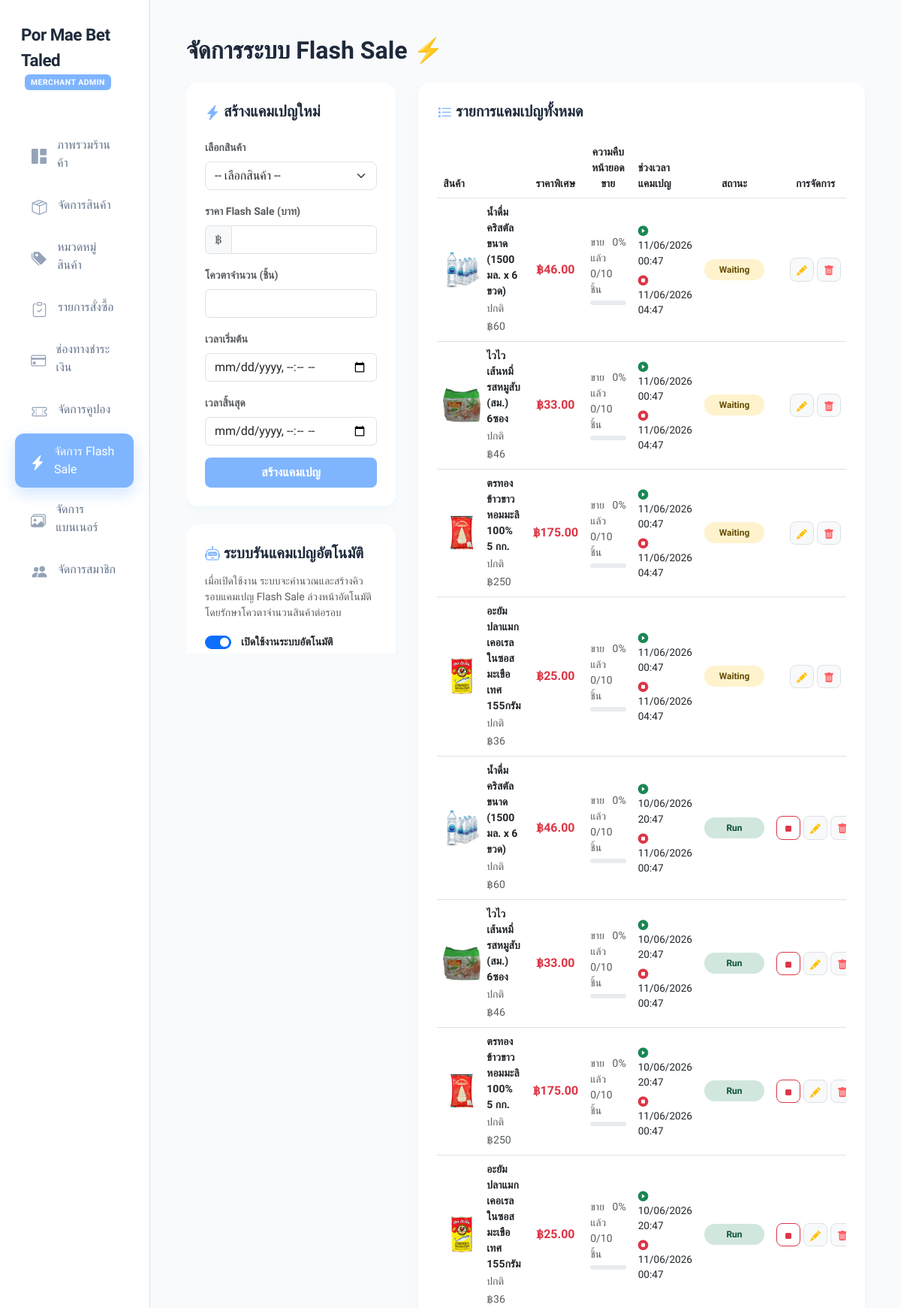
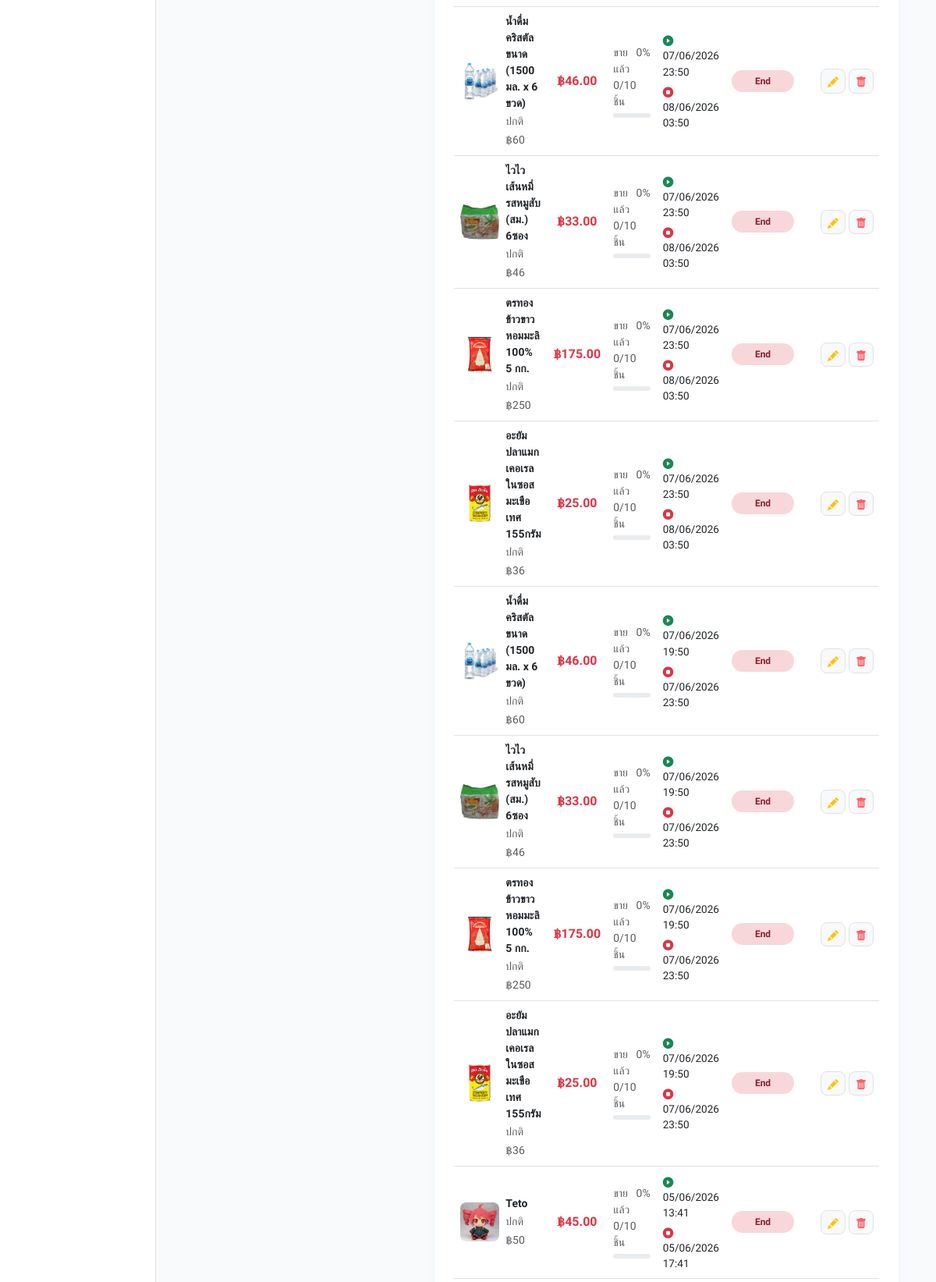
Screenshot of /admin_flash_sale.php (signed in, upper part) with the database file from the repository (2 pictures, top to bottom).
### tables this page shows
CREATE TABLE `shop_settings` (
  `id` int(11) NOT NULL,
  `shop_name` varchar(255) NOT NULL,
  `address` text NOT NULL,
  `phone` varchar(50) DEFAULT NULL,
  `shop_email` varchar(255) DEFAULT NULL,
  `print_remark` text DEFAULT NULL,
  `shop_icon` varchar(255) DEFAULT 'default_icon.png',
  `smtp_host` varchar(100) DEFAULT 'smtp.gmail.com',
  `smtp_port` int(11) DEFAULT 587,
  `smtp_user` varchar(100) DEFAULT NULL,
  `smtp_pass` varchar(100) DEFAULT NULL,
  `smtp_secure` varchar(10) DEFAULT 'tls',
  `auto_flash_sale` int(11) DEFAULT 0,
  `auto_flash_discount` int(11) DEFAULT 20,
  `auto_flash_duration` int(11) DEFAULT 2,
  `welcome_promo_enabled` int(11) DEFAULT 1,
  `welcome_promo_coupon` varchar(50) DEFAULT NULL,
  `shipping_fee_fixed` decimal(10,2) DEFAULT 40.00,
  `shipping_free_threshold` decimal(10,2) DEFAULT 350.00,
  `points_earn_rate` int(11) NOT NULL DEFAULT 100,
  `points_spend_rate` int(11) NOT NULL DEFAULT 1,
  `line_notify_token` varchar(255) DEFAULT NULL,
  `openai_api_key` varchar(255) DEFAULT NULL,
  `slip_ai_provider` varchar(50) DEFAULT 'none',
  `gemini_api_key` varchar(255) DEFAULT NULL,
  `claude_api_key` varchar(255) DEFAULT NULL,
  `discord_webhook_url` text DEFAULT NULL,
  `telegram_bot_token` varchar(255) DEFAULT NULL,
  `telegram_chat_id` varchar(100) DEFAULT NULL,
  `slack_webhook_url` text DEFAULT NULL,
  `custom_webhook_url` text DEFAULT NULL,
  `notification_sound` varchar(50) DEFAULT 'chime',
  `auto_flash_type` varchar(20) DEFAULT 'static',
  `auto_flash_min_discount` int(11) DEFAULT 10,
  `auto_flash_max_discount` int(11) DEFAULT 50,
  `auto_flash_selection_rule` varchar(30) DEFAULT 'random',
  `auto_flash_count` int(11) DEFAULT 3,
  `auto_flash_stock` int(11) DEFAULT 10,
  `facebook_url` varchar(255) DEFAULT '#',
  `line_url` varchar(255) DEFAULT '#',
  `instagram_url` varchar(255) DEFAULT '#',
  `line_channel_access_token` varchar(255) DEFAULT NULL,
  `line_user_id` varchar(100) DEFAULT NULL
);

CREATE TABLE `flash_sales` (
  `id` int(11) NOT NULL,
  `product_id` int(11) NOT NULL,
  `flash_price` decimal(10,2) NOT NULL,
  `flash_stock` int(11) NOT NULL,
  `flash_sold` int(11) DEFAULT 0,
  `start_time` datetime NOT NULL,
  `end_time` datetime NOT NULL,
  `created_at` timestamp NOT NULL DEFAULT current_timestamp()
);

CREATE TABLE `products` (
  `id` int(11) NOT NULL,
  `category_id` int(11) DEFAULT NULL,
  `name` varchar(255) NOT NULL,
  `price` decimal(10,2) NOT NULL,
  `description` text DEFAULT NULL,
  `image` varchar(255) DEFAULT NULL,
  `stock` int(11) DEFAULT 100,
  `options` text DEFAULT NULL
);

### db.php (called while the page is built, shortened)
<?php
function get_csrf_token() {
    return $_SESSION['csrf_token'] ?? '';
}
?>

### admin_flash_sale.php (the view, shortened to what this page needs)
<?php
include 'db.php';
$edit_data = null;
$settings_res = mysqli_query($conn, "SELECT auto_flash_sale, auto_flash_discount, auto_flash_duration, auto_flash_type, auto_flash_min_discount, auto_flash_max_discount, auto_flash_selection_rule, auto_flash_count, auto_flash_stock FROM shop_settings WHERE id = 1");
$shop_s = mysqli_fetch_assoc($settings_res);
$campaigns = [];
$sql_c = "SELECT fs.*, p.name as product_name, p.image as product_image, p.price as original_price
          FROM flash_sales fs
          JOIN products p ON fs.product_id = p.id
          ORDER BY fs.id DESC";
$c_res = mysqli_query($conn, $sql_c);
while ($c = mysqli_fetch_assoc($c_res)) {
    $campaigns[] = $c;
}
?>
<!DOCTYPE html>
<html lang="th">
<head>
    <link href="https://cdn.jsdelivr.net/npm/bootstrap@5.3.0/dist/css/bootstrap.min.css" rel="stylesheet">
    <link rel="stylesheet" href="https://cdn.jsdelivr.net/npm/bootstrap-icons@1.11.1/font/bootstrap-icons.css">
</head>
<body>
<div class="container-fluid">
    <div class="row">
        <div class="col-md-2 p-0 border-end bg-white">
            <div class="collapse d-md-block" id="sidebarMenu">
                <div style="min-height: 100vh;">
                    <?php include 'admin_sidebar.php'; ?>
                </div>
            </div>
        </div>
        <div class="col-md-10 p-4 p-md-5">
            <h2 class="fw-bold mb-4">จัดการระบบ Flash Sale <span class="text-blue">⚡</span></h2>
            <div class="row">
                <div class="col-xl-4 mb-4">
                    <div class="sticky-column-wrapper">
                        <div class="card-modern p-4">
                            <h5 class="fw-bold mb-4" id="form-title">
                                <?php if ($edit_data): ?>
                                    <i class="bi bi-pencil-square text-warning"></i> แก้ไขแคมเปญ Flash Sale
                                <?php else: ?>
                                    <i class="bi bi-lightning-charge-fill text-blue"></i> สร้างแคมเปญใหม่
                                <?php endif; ?>
                            </h5>
                            <form id="campaign-form" method="POST" action="admin_flash_sale.php" onsubmit="submitCampaignForm(event)">
                                <div class="mb-3">
                                    <label class="form-label fw-semibold small text-muted">เลือกสินค้า</label>
                                    <select class="form-select rounded-3" name="product_id" required>
                                        <option value="">-- เลือกสินค้า --</option>
                                    </select>
                                </div>
                                <div class="mb-3">
                                    <label class="form-label fw-semibold small text-muted">ราคา Flash Sale (บาท)</label>
                                    <div class="input-group">
                                        <span class="input-group-text bg-light text-muted">฿</span>
                                        <input type="number" step="0.01" class="form-control" name="flash_price" value="<?= $edit_data ? $edit_data['flash_price'] : '' ?>" required min="0">
                                    </div>
                                </div>
                                <div class="mb-3">
                                    <label class="form-label fw-semibold small text-muted">โควตาจำนวน (ชิ้น)</label>
                                    <input type="number" class="form-control" name="flash_stock" value="<?= $edit_data ? $edit_data['flash_stock'] : '' ?>" required min="1">
                                </div>
                                <div class="mb-3">
                                    <label class="form-label fw-semibold small text-muted">เวลาเริ่มต้น</label>
                                    <input type="datetime-local" class="form-control" name="start_time" value="<?= $edit_data ? date('Y-m-d\TH:i', strtotime($edit_data['start_time'])) : '' ?>" required>
                                </div>
                                <div class="mb-3">
                                    <label class="form-label fw-semibold small text-muted">เวลาสิ้นสุด</label>
                                    <input type="datetime-local" class="form-control" name="end_time" value="<?= $edit_data ? date('Y-m-d\TH:i', strtotime($edit_data['end_time'])) : '' ?>" required>
                                </div>
                                <?php if ($edit_data): ?>
                                    <button type="submit" name="update" id="submit-btn" class="btn btn-warning w-100 rounded-3 py-2 text-white fw-bold">อัปเดตข้อมูล</button>
                                    <button type="button" id="cancel-edit-btn" class="btn btn-outline-secondary w-100 rounded-3 py-2 mt-2" onclick="exitEditMode()">ยกเลิกแก้ไข</button>
                                <?php else: ?>
                                    <button type="submit" name="add" id="submit-btn" class="btn btn-blue w-100 rounded-3 py-2 fw-bold">สร้างแคมเปญ</button>
                                <?php endif; ?>
                            </form>
                        </div>
                        <div class="card-modern p-4 mt-4">
                            <h5 class="fw-bold mb-3"><i class="bi bi-robot text-blue"></i> ระบบรันแคมเปญอัตโนมัติ</h5>
                            <p class="text-muted small mb-3">เมื่อเปิดใช้งาน ระบบจะคำนวณและสร้างคิวรอบแคมเปญ Flash Sale ล่วงหน้าอัตโนมัติ โดยรักษาโควตาจำนวนสินค้าต่อรอบ</p>
                            <form id="settings-form" method="POST" action="admin_flash_sale.php" onsubmit="submitSettingsForm(event)">
                                <div class="form-check form-switch mb-3">
                                    <input class="form-check-input" type="checkbox" name="auto_flash_sale" id="autoFlashCheck" value="1" <?= (isset($shop_s['auto_flash_sale']) && $shop_s['auto_flash_sale'] == 1) ? 'checked' : '' ?> style="cursor: pointer; width: 2.2em; height: 1.1em;">
                                    <label class="form-check-label fw-bold text-dark small ms-2" for="autoFlashCheck" style="cursor: pointer;">เปิดใช้งานระบบอัตโนมัติ</label>
                                </div>
                            </form>
                        </div>
                    </div>
                </div>
                <div class="col-xl-8">
                    <div class="card-modern p-4">
                        <h5 class="fw-bold mb-4"><i class="bi bi-list-stars text-blue"></i> รายการแคมเปญทั้งหมด</h5>
                        <div class="table-responsive d-none d-md-block">
                            <table class="table table-hover align-middle">
                                <thead>
                                    <tr class="text-muted small">
                                        <th>สินค้า</th>
                                        <th class="text-center">ราคาพิเศษ</th>
                                        <th class="text-center">ความคืบหน้ายอดขาย</th>
                                        <th>ช่วงเวลาแคมเปญ</th>
                                        <th class="text-center">สถานะ</th>
                                        <th class="text-center">การจัดการ</th>
                                    </tr>
                                </thead>
                                <tbody id="campaigns-tbody">
                                    <?php if (empty($campaigns)): ?>
                                        <tr id="no-campaigns-placeholder">
                                            <td colspan="6" class="text-center py-4 text-muted">ไม่พบข้อมูลแคมเปญ Flash Sale</td>
                                        </tr>
                                    <?php else: ?>
                                        <?php foreach ($campaigns as $camp):
                                            $now = time();
                                            $start = strtotime($camp['start_time']);
                                            $end = strtotime($camp['end_time']);
                                            $status_text = "";
                                            $status_class = "";
                                            $is_active = false;
                                            if ($now < $start) {
                                                $status_text = "Waiting";
                                                $status_class = "badge-scheduled";
                                            } elseif ($now > $end) {
                                                $status_text = "End";
                                                $status_class = "badge-expired";
                                            } elseif ($camp['flash_sold'] >= $camp['flash_stock']) {
                                                $status_text = "Sold Out";
                                                $status_class = "badge-expired";
                                            } else {
                                                $status_text = "Run";
                                                $status_class = "badge-active";
                                                $is_active = true;
                                            }
                                            $pct = $camp['flash_stock'] > 0 ? ($camp['flash_sold'] / $camp['flash_stock']) * 100 : 0;
                                        ?>
                                            <tr id="campaign-row-<?= $camp['id'] ?>" class="campaign-row">
                                                <td>
                                                    <div class="d-flex align-items-center gap-2">
                                                        <img src="<?= htmlspecialchars($camp['product_image']) ?>" class="product-thumbnail">
                                                        <div>
                                                            <div class="fw-bold text-dark small"><?= htmlspecialchars($camp['product_name']) ?></div>
                                                            <small class="text-muted">ปกติ ฿<?= number_format($camp['original_price']) ?></small>
                                                        </div>
                                                    </div>
                                                </td>
                                                <td class="text-center">
                                                    <strong class="text-danger">฿<?= number_format($camp['flash_price'], 2) ?></strong>
                                                </td>
                                                <td>
                                                    <div class="small text-muted mb-1 d-flex justify-content-between">
                                                        <span>ขายแล้ว <?= $camp['flash_sold'] ?>/<?= $camp['flash_stock'] ?> ชิ้น</span>
                                                        <span><?= round($pct) ?>%</span>
                                                    </div>
                                                    <div class="progress" style="height: 6px;">
                                                    </div>
                                                </td>
                                                <td style="font-size: 0.85rem;">
                                                    <div><i class="bi bi-play-circle-fill text-success me-1"></i><?= date('d/m/Y H:i', $start) ?></div>
                                                    <div class="mt-1"><i class="bi bi-stop-circle-fill text-danger me-1"></i><?= date('d/m/Y H:i', $end) ?></div>
                                                </td>
                                                <td class="text-center">
                                                    <span class="flash-badge <?= $status_class ?>"><?= $status_text ?></span>
                                                </td>
                                                <td class="text-center">
                                                    <div class="d-flex justify-content-center gap-1">
                                                        <?php if ($is_active): ?>
                                                            <button onclick="cancelCampaign(<?= $camp['id'] ?>, '<?= get_csrf_token() ?>')" class="btn btn-outline-danger btn-sm rounded-3 px-2 cancel-btn" title="จบแคมเปญทันที">
                                                                <i class="bi bi-stop-fill"></i>
                                                            </button>
                                                        <?php endif; ?>
                                                        <button onclick="loadEditCampaign(<?= $camp['id'] ?>)" class="btn btn-light btn-sm rounded-3 text-warning border" title="แก้ไข">
                                                            <i class="bi bi-pencil-fill"></i>
                                                        </button>
                                                        <button onclick="deleteCampaign(<?= $camp['id'] ?>, '<?= get_csrf_token() ?>')" class="btn btn-light btn-sm rounded-3 text-danger border" title="ลบ">
                                                            <i class="bi bi-trash-fill"></i>
                                                        </button>
                                                    </div>
                                                </td>
                                            </tr>
                                        <?php endforeach; ?>
                                    <?php endif; ?>
                                </tbody>
                            </table>
                        </div>
                    </div>
                </div>
            </div>
        </div>
    </div>
</div>
</body>
</html>

### rows the page displays
shop_settings: auto_flash_sale "☑"
flash_sales: product.image (picture), product.name "น้ำดื่มคริสตัลขนาด (1500 มล. x 6 ขวด)", product.price "60", flash_price "46.00", flash_sold "0", flash_stock "10", start_time "11/06/2026 00:47", end_time "11/06/2026 04:47", start_time "Waiting"
flash_sales: product.image (picture), product.name "ไวไว เส้นหมี่รสหมูสับ (สม.) 6ซอง", product.price "46", flash_price "33.00", flash_sold "0", flash_stock "10", start_time "11/06/2026 00:47", end_time "11/06/2026 04:47", start_time "Waiting"
flash_sales: product.image (picture), product.name "ตรทอง ข้าวขาวหอมมะลิ 100% 5 กก.", product.price "250", flash_price "175.00", flash_sold "0", flash_stock "10", start_time "11/06/2026 00:47", end_time "11/06/2026 04:47", start_time "Waiting"
flash_sales: product.image (picture), product.name "อะยัมปลาแมกเคอเรลในซอสมะเขือเทศ 155กรัม", product.price "36", flash_price "25.00", flash_sold "0", flash_stock "10", start_time "11/06/2026 00:47", end_time "11/06/2026 04:47", start_time "Waiting"
flash_sales: product.image (picture), product.name "น้ำดื่มคริสตัลขนาด (1500 มล. x 6 ขวด)", product.price "60", flash_price "46.00", flash_sold "0", flash_stock "10", start_time "10/06/2026 20:47", end_time "11/06/2026 00:47", status_text "Run"
flash_sales: product.image (picture), product.name "ไวไว เส้นหมี่รสหมูสับ (สม.) 6ซอง", product.price "46", flash_price "33.00", flash_sold "0", flash_stock "10", start_time "10/06/2026 20:47", end_time "11/06/2026 00:47", status_text "Run"
flash_sales: product.image (picture), product.name "ตรทอง ข้าวขาวหอมมะลิ 100% 5 กก.", product.price "250", flash_price "175.00", flash_sold "0", flash_stock "10", start_time "10/06/2026 20:47", end_time "11/06/2026 00:47", status_text "Run"
flash_sales: product.image (picture), product.name "อะยัมปลาแมกเคอเรลในซอสมะเขือเทศ 155กรัม", product.price "36", flash_price "25.00", flash_sold "0", flash_stock "10", start_time "10/06/2026 20:47", end_time "11/06/2026 00:47", status_text "Run"
flash_sales: product.image (picture), product.name "น้ำดื่มคริสตัลขนาด (1500 มล. x 6 ขวด)", product.price "60", flash_price "46.00", flash_sold "0", flash_stock "10", start_time "07/06/2026 23:50", end_time "08/06/2026 03:50", status_text "End"
flash_sales: product.image (picture), product.name "ไวไว เส้นหมี่รสหมูสับ (สม.) 6ซอง", product.price "46", flash_price "33.00", flash_sold "0", flash_stock "10", start_time "07/06/2026 23:50", end_time "08/06/2026 03:50", status_text "End"
flash_sales: product.image (picture), product.name "ตรทอง ข้าวขาวหอมมะลิ 100% 5 กก.", product.price "250", flash_price "175.00", flash_sold "0", flash_stock "10", start_time "07/06/2026 23:50", end_time "08/06/2026 03:50", status_text "End"
flash_sales: product.image (picture), product.name "อะยัมปลาแมกเคอเรลในซอสมะเขือเทศ 155กรัม", product.price "36", flash_price "25.00", flash_sold "0", flash_stock "10", start_time "07/06/2026 23:50", end_time "08/06/2026 03:50", status_text "End"
flash_sales: product.image (picture), product.name "น้ำดื่มคริสตัลขนาด (1500 มล. x 6 ขวด)", product.price "60", flash_price "46.00", flash_sold "0", flash_stock "10", start_time "07/06/2026 19:50", end_time "07/06/2026 23:50", status_text "End"
flash_sales: product.image (picture), product.name "ไวไว เส้นหมี่รสหมูสับ (สม.) 6ซอง", product.price "46", flash_price "33.00", flash_sold "0", flash_stock "10", start_time "07/06/2026 19:50", end_time "07/06/2026 23:50", status_text "End"
flash_sales: product.image (picture), product.name "ตรทอง ข้าวขาวหอมมะลิ 100% 5 กก.", product.price "250", flash_price "175.00", flash_sold "0", flash_stock "10", start_time "07/06/2026 19:50", end_time "07/06/2026 23:50", status_text "End"
flash_sales: product.image (picture), product.name "อะยัมปลาแมกเคอเรลในซอสมะเขือเทศ 155กรัม", product.price "36", flash_price "25.00", flash_sold "0", flash_stock "10", start_time "07/06/2026 19:50", end_time "07/06/2026 23:50", status_text "End"
flash_sales: product.image (picture), product.name "Teto", product.price "50", flash_price "45.00", flash_sold "0", flash_stock "10", start_time "05/06/2026 13:41", end_time "05/06/2026 17:41", status_text "End"
